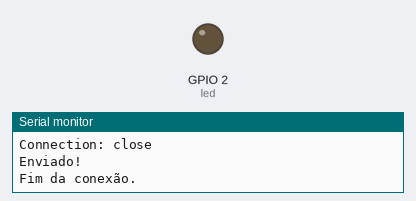
This sketch was run on a simulated ESP8266 (NodeMCU). On the bench: output pins drawn as LEDs (lit = HIGH), the last lines printed to the serial monitor. WiFi joins after 1.5 s; servers stay silent unless stated.

Above: at 1.8 s.
At 4.9 s:
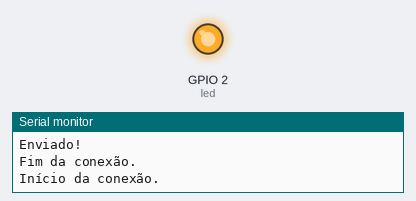
Timing chart, 0 to 7.5 s (numbered marks = the images above):
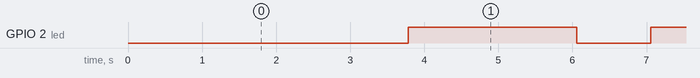

Measured:
- by itself, GPIO 2 (led): alternates HIGH for 2.3 s and LOW for 1.0 s

The sketch:

DweetIoEnviar.ino
```cpp
#include "keys.h"
#include <ESP8266WiFi.h> // Versão 2.6.0

String nomeDaCoisa = "Ocean";
const char* host = "dweet.io";
const int httpPort = 80;

int led = 2;

String nomeDoCampo = "dado";
int valorDoCampo = 0;

void setup() {
  Serial.begin(9600);
  pinMode(led, OUTPUT);

  // WiFi
  if (mudarMAC) {
    wifi_set_macaddr(STATION_IF, MAC); // Define novo endereço de MAC
  }
}

void loop() {
  // WiFi
  if (WiFi.status() != WL_CONNECTED) {
    conectarWiFi();
  }

  // Define o valor do campo
  valorDoCampo = valorDoCampo + 1;

  // Envia o valor do campo
  dweetDado();

  digitalWrite(led, LOW);
  delay(1000);
  digitalWrite(led, HIGH);
  delay(1000);
}

void conectarWiFi() {
  Serial.print("Conectando-se à rede: ");
  Serial.println(ssid);
  WiFi.mode(WIFI_STA);
  WiFi.begin(ssid, password);
  while (WiFi.status() != WL_CONNECTED) {
    delay(500);
    Serial.print(".");
  }
  Serial.println("");
  Serial.println("WiFi conectado");
  Serial.print("Endereço de IP: ");
  Serial.println(WiFi.localIP());
}

// Conecta via TCP ao Dweet.io, inicia comunicação e finaliza a conexão
void dweetDado() {
  Serial.println("\nInício da conexão.");

  WiFiClient client;
  if (!client.connect(host, httpPort)) {
    Serial.println("Falha de conexão com o Dweet.io!");
    return;
  }

  Serial.println("Conectado!");

  // Prepara a mensagem e envia
  client.print( msgEnviarHTTPDweet() );

  Serial.println("Enviado!");

  // Desconectar
  client.stop();

  Serial.println();
  Serial.println("Fim da conexão.");
  delay(1000);
}

// Prepara a mensagem de envio para o Dweet.io
// Segue o padrão: https://dweet.io/dweet/for/my-thing-name?hello=world
String msgEnviarHTTPDweet() {
  String dweetHttpGet = "GET /dweet/for/";
  dweetHttpGet = dweetHttpGet + String( nomeDaCoisa ) + "?";
  dweetHttpGet = dweetHttpGet + String( nomeDoCampo ) + "=" + String( valorDoCampo );
  dweetHttpGet = dweetHttpGet+" HTTP/1.1\r\n"+
                 "Host: " +
                 host +
                 "\r\n" +
                 "Connection: close\r\n\r\n";
  Serial.println("\nTexto a enviar:");
  Serial.print(dweetHttpGet);
  return dweetHttpGet;
}
```

keys.h
```cpp
// Configuração WiFi
const char ssid[] = "ssid"; // Nome da rede
const char password[] = "pass"; // Senha da rede
bool mudarMAC = true; // Define se é preciso alterar o endereço de MAC
uint8_t MAC[6] = {0xc8,0x2a,0x14,0x4e,0xc4,0x86}; // Endereço de MAC
```
